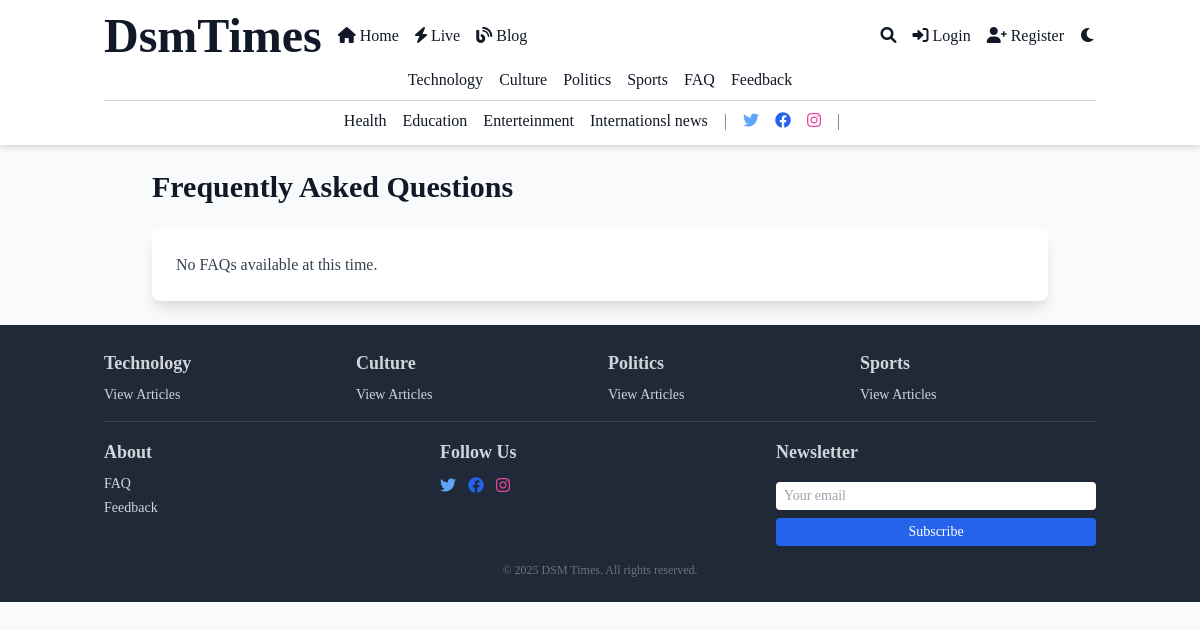
The app's page /faq/, older data.
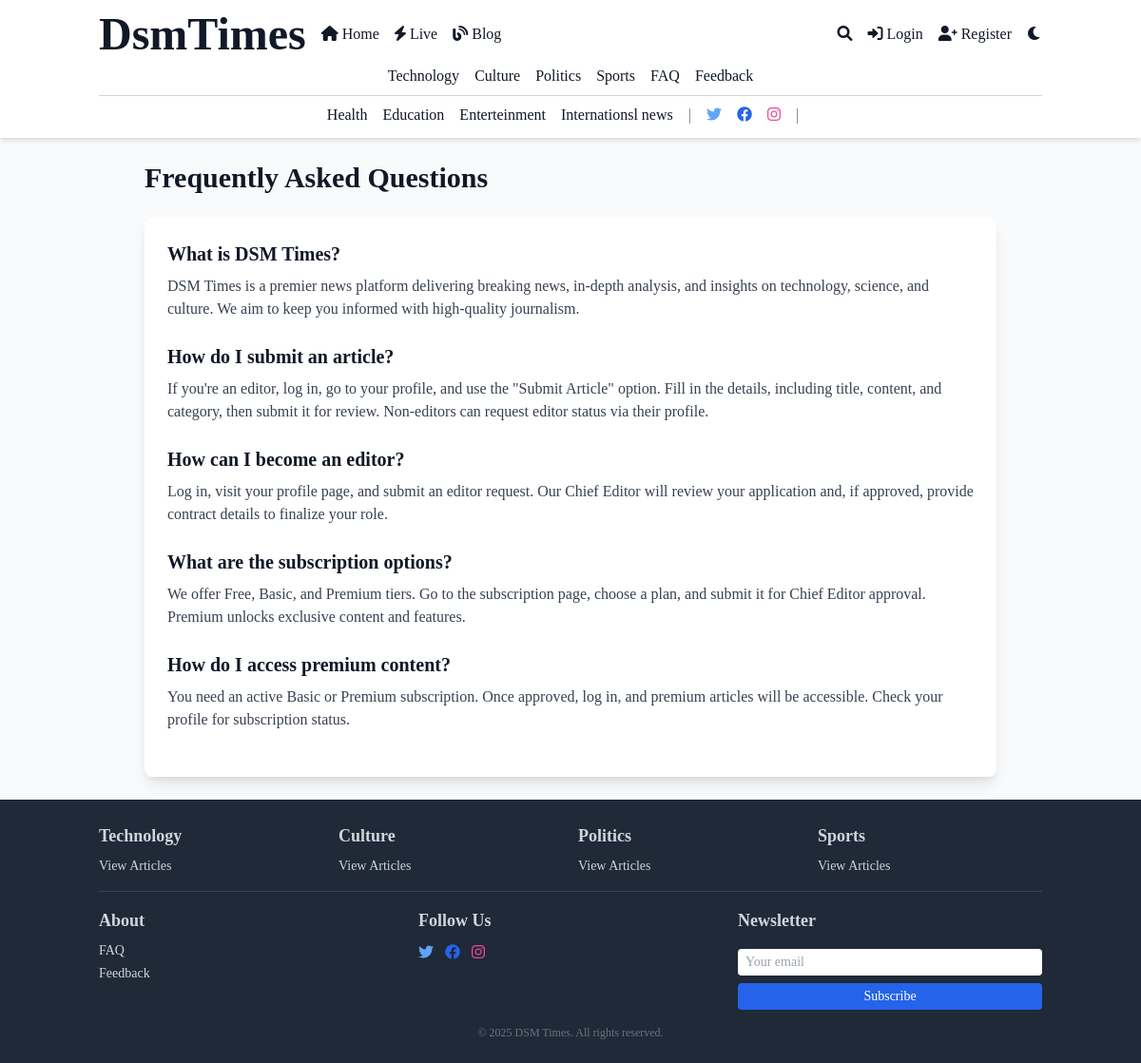
The same page, newer data.
### core/models.py (models this page shows, shortened)
class Category(models.Model):
    name = models.CharField(max_length=100, unique=True)
    slug = models.SlugField(unique=True)
    description = models.TextField(blank=True)
    image = models.ImageField(upload_to='category_images/', blank=True)
    is_special = models.BooleanField(default=False)
    color = models.CharField(max_length=7, blank=True, default='#000000')  # Hex color code

class FAQ(models.Model):
    question = models.CharField(max_length=255)
    answer = models.TextField()
    order = models.PositiveIntegerField(default=0, help_text="Order in which FAQs appear (lower numbers first)")
    created_at = models.DateTimeField(auto_now_add=True)
    updated_at = models.DateTimeField(auto_now=True)
    class Meta:
        ordering = ['order', 'created_at']

### core/views.py (the view)
# urls.py: path('faq/', views.faq, name='faq'),
def faq(request):
    faqs = FAQ.objects.all()  # Fetch all FAQs from the database
    return render(request, 'core/faq.html', {'faqs': faqs})

### core/context_processors.py (called while the page is built)
def global_context(request):
    categories = Category.objects.all()
    dark_mode = request.session.get('dark_mode', False)
    return {'categories': categories, 'dark_mode': dark_mode}

### core/templates/core/faq.html (shortened to what this page needs)
{% extends 'core/base.html' %}
{% block content %}
    <section class="max-w-4xl mx-auto px-4 sm:px-0">
        <h1 class="text-2xl sm:text-3xl font-bold mb-6 text-gray-900 dark:text-white">Frequently Asked Questions</h1>
        <div class="bg-white dark:bg-gray-800 p-4 sm:p-6 rounded-lg shadow-lg">
            {% if faqs %}
                {% for faq in faqs %}
                    <div class="mb-6 last:mb-0">
                        <h2 class="text-xl font-semibold mb-2 text-gray-900 dark:text-white">{{ faq.question }}</h2>
                        <p class="text-gray-700 dark:text-gray-100">{{ faq.answer }}</p>
                    </div>
                {% endfor %}
            {% else %}
                <p class="text-gray-700 dark:text-gray-100">No FAQs available at this time.</p>
            {% endif %}
        </div>
    </section>
{% endblock %}

### core/templates/core/base.html (shortened to what the changed rows need)
{% load static %}
<!DOCTYPE html>
<html lang="en" class="{% if request.session.dark_mode %}dark{% endif %}">
<head>
    <link href="https://cdn.jsdelivr.net/npm/tailwindcss@2.2.19/dist/tailwind.min.css" rel="stylesheet">
    <link rel="stylesheet" href="https://cdnjs.cloudflare.com/ajax/libs/font-awesome/6.0.0/css/all.min.css">
    <link rel="stylesheet" href="{% static 'css/custom.css' %}">
</head>
<body class="bg-gray-50 dark:bg-gray-900 text-gray-900 dark:text-gray-100 font-serif antialiased">
    <header class="bg-white dark:bg-gray-800 shadow-md sticky top-0 z-50">
        <nav class="container mx-auto px-4 py-3">
            <div class="hidden sm:flex flex-col items-center mt-2">
                <div class="flex space-x-4 flex-wrap justify-center">
                    {% for category in categories|slice:":4" %}
                        <a href="{% url 'category_detail' category.slug %}" class="hover:text-blue-600 transition relative {% if category.is_special %}special-category{% endif %}" data-color="{{ category.color }}">
                            {{ category.name }}
                        </a>
                    {% endfor %}
                    <a href="{% url 'faq' %}" class="hover:text-blue-600 transition">FAQ</a>
                    <a href="{% url 'feedback' %}" class="hover:text-blue-600 transition">Feedback</a>
                </div>
                {% if categories|length > 4 %}
                    <div class="flex space-x-4 items-center justify-center flex-wrap">
                        {% for category in categories|slice:"4:" %}
                            <a href="{% url 'category_detail' category.slug %}" class="hover:text-blue-600 transition {% if category.is_special %}special-category{% endif %}" data-color="{{ category.color }}">
                                {{ category.name }}
                            </a>
                        {% endfor %}
                        <span class="text-gray-500 dark:text-gray-400 mx-2">|</span>
                        <a href="#" class="text-blue-400 hover:text-blue-500"><i class="fab fa-twitter"></i></a>
                        <a href="#" class="text-blue-600 hover:text-blue-700"><i class="fab fa-facebook"></i></a>
                        <a href="#" class="text-pink-500 hover:text-pink-600"><i class="fab fa-instagram"></i></a>
                        <span class="text-gray-500 dark:text-gray-400 mx-2">|</span>
                    </div>
                {% endif %}
            </div>
        </nav>
    </header>
    <main class="container mx-auto px-4 py-6">
        {% block content %}{% endblock %}
    </main>
    <footer class="bg-gray-800 text-gray-300 py-6">
        <div class="container mx-auto px-4 grid grid-cols-1 sm:grid-cols-2 md:grid-cols-4 gap-4">
            {% for category in categories.all|slice:":4" %}
                <div>
                    <h3 class="text-base sm:text-lg font-semibold mb-2">{{ category.name }}</h3>
                    <ul class="space-y-1 text-sm">
                        <li><a href="{% url 'category_detail' category.slug %}" class="hover:text-blue-400 transition">View Articles</a></li>
                    </ul>
                </div>
            {% endfor %}
        </div>
    </footer>
</body>
</html>

Row changes from the older to the newer data that the page shows:
added FAQ: question "What is DSM Times?", answer "DSM Times is a premier news platform delivering breaking news, in-depth analysis, and insights on technology, science, and culture. We aim to keep you informed with high-quality journalism."
added FAQ: question "How do I submit an article?", answer "If you're an editor, log in, go to your profile, and use the \"Submit Article\" option. Fill in the details, including title, content, and category, then submit it for review. Non-editors can request editor status via their profile."
added FAQ: question "How can I become an editor?", answer "Log in, visit your profile page, and submit an editor request. Our Chief Editor will review your application and, if approved, provide contract details to finalize your role."
added FAQ: question "What are the subscription options?", answer "We offer Free, Basic, and Premium tiers. Go to the subscription page, choose a plan, and submit it for Chief Editor approval. Premium unlocks exclusive content and features."
added FAQ: question "How do I access premium content?", answer "You need an active Basic or Premium subscription. Once approved, log in, and premium articles will be accessible. Check your profile for subscription status."
Text that changed along with them:
text no longer shown: "No FAQs available at this time."
